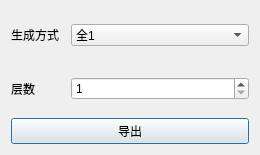
<?xml version="1.0" encoding="UTF-8"?>
<ui version="4.0">
 <class>generateProbImageDailog</class>
 <widget class="QDialog" name="generateProbImageDailog">
  <property name="geometry">
   <rect>
    <x>0</x>
    <y>0</y>
    <width>260</width>
    <height>155</height>
   </rect>
  </property>
  <property name="windowTitle">
   <string>自定义生成概率图</string>
  </property>
  <layout class="QVBoxLayout" name="verticalLayout">
   <item>
    <widget class="QWidget" name="widget" native="true">
     <layout class="QHBoxLayout" name="horizontalLayout">
      <property name="spacing">
       <number>0</number>
      </property>
      <property name="leftMargin">
       <number>0</number>
      </property>
      <property name="topMargin">
       <number>0</number>
      </property>
      <property name="rightMargin">
       <number>0</number>
      </property>
      <property name="bottomMargin">
       <number>0</number>
      </property>
      <item>
       <widget class="QLabel" name="label">
        <property name="sizePolicy">
         <sizepolicy hsizetype="Fixed" vsizetype="Preferred">
          <horstretch>0</horstretch>
          <verstretch>0</verstretch>
         </sizepolicy>
        </property>
        <property name="minimumSize">
         <size>
          <width>60</width>
          <height>0</height>
         </size>
        </property>
        <property name="maximumSize">
         <size>
          <width>60</width>
          <height>16777215</height>
         </size>
        </property>
        <property name="text">
         <string>生成方式</string>
        </property>
       </widget>
      </item>
      <item>
       <widget class="QComboBox" name="comboBox">
        <property name="minimumSize">
         <size>
          <width>34</width>
          <height>0</height>
         </size>
        </property>
        <item>
         <property name="text">
          <string>全1</string>
         </property>
        </item>
        <item>
         <property name="text">
          <string>随机（全层同）</string>
         </property>
        </item>
        <item>
         <property name="text">
          <string>全层不同</string>
         </property>
        </item>
       </widget>
      </item>
     </layout>
    </widget>
   </item>
   <item>
    <widget class="QWidget" name="widget_2" native="true">
     <layout class="QHBoxLayout" name="horizontalLayout_2">
      <property name="spacing">
       <number>0</number>
      </property>
      <property name="leftMargin">
       <number>0</number>
      </property>
      <property name="topMargin">
       <number>0</number>
      </property>
      <property name="rightMargin">
       <number>0</number>
      </property>
      <property name="bottomMargin">
       <number>0</number>
      </property>
      <item>
       <widget class="QLabel" name="label_2">
        <property name="sizePolicy">
         <sizepolicy hsizetype="Fixed" vsizetype="Preferred">
          <horstretch>0</horstretch>
          <verstretch>0</verstretch>
         </sizepolicy>
        </property>
        <property name="minimumSize">
         <size>
          <width>60</width>
          <height>0</height>
         </size>
        </property>
        <property name="maximumSize">
         <size>
          <width>60</width>
          <height>16777215</height>
         </size>
        </property>
        <property name="text">
         <string>层数</string>
        </property>
       </widget>
      </item>
      <item>
       <widget class="QSpinBox" name="spinBox">
        <property name="minimum">
         <number>1</number>
        </property>
        <property name="maximum">
         <number>200</number>
        </property>
       </widget>
      </item>
     </layout>
    </widget>
   </item>
   <item>
    <widget class="QPushButton" name="pushButton">
     <property name="text">
      <string>导出</string>
     </property>
    </widget>
   </item>
  </layout>
 </widget>
 <resources/>
 <connections/>
</ui>
